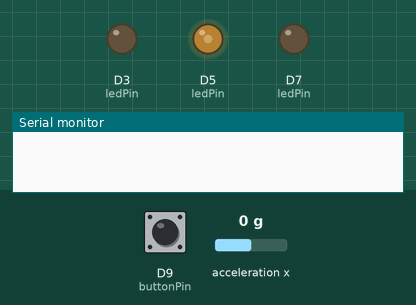
Simulated run of this sketch. Board: Arduino Nano 33 BLE. Parts: output pins drawn as LEDs (lit = HIGH), the last lines printed to the serial monitor. The inputs (shaded band) are chosen by the test bench; at power-on: D9 (buttonPin) HIGH, acceleration x 0 g. Nothing arrives over Bluetooth unless stated; a phone connects over Bluetooth LE 3 s after start.

Above: at 1.2 s.
1.3 s: D9 (buttonPin) pulled LOW for 3.2 s
At 4.45 s:
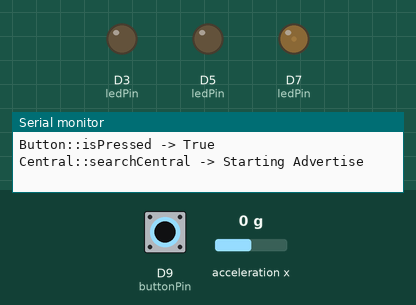
At 8.11 s:
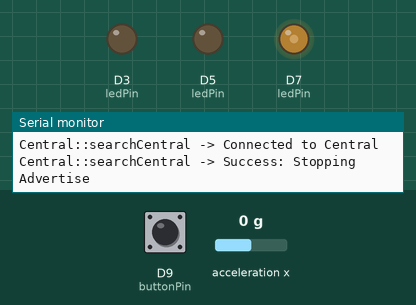
Timing chart, 0 to 8.8 s (numbered marks = the images above; inputs shaded):
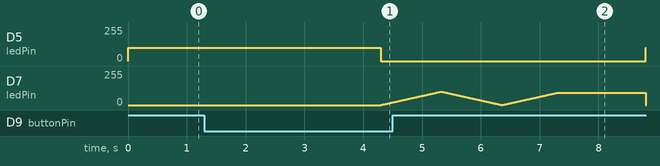

The sketch:

TimeDieServer.ino
```cpp
#include "src/Accelerometer.h"
#include "src/Button.h"
#include "src/Central.h"
#include "src/LED.h"
#include "src/Storage.h"

#include <Arduino_LSM9DS1.h>

// Common
int baud = 9600;

// Accelerometer
Accelerometer *sensor;

// Button
Button *bluetoothSyncButton;
int buttonPin = 9;
int buttonPressTime = 3000;  // Milliseconds

// Central
Central *nano33ble;
int centralSearchTimeout = 60000;  // Milliseconds
int centralConnectTime = 1500;  // Milliseconds

// LED
LED *externalLED;
int ledPin[3] = {3, 5, 7};
int redRGB[3]   = {100,   0,   0};
int greenRGB[3] = {  0, 100,   0};
int blueRGB[3]  = {  0,   0, 100};

void setup() {
  Serial.begin(baud);

  // Initalize components
  bluetoothSyncButton = new Button(buttonPin);
  bluetoothSyncButton->setPressTime(buttonPressTime);

  nano33ble = new Central();
  nano33ble->setThresholds(centralSearchTimeout, centralConnectTime);

  externalLED = new LED(ledPin[0], ledPin[1], ledPin[2]);
  externalLED->setPower(greenRGB);
  externalLED->setBluetooth(blueRGB);
  externalLED->setError(redRGB);
}

void loop() {
  externalLED->displayPower();
  if (bluetoothSyncButton->isPressed()) {
    nano33ble->searchCentral(externalLED);
  } else if (nano33ble->isConnected()) {
    nano33ble->sendData(sensor);
  }
}
```

Accelerometer.cpp
```cpp
#include "Accelerometer.h"

Accelerometer::Accelerometer() {
  if (!IMU.begin()) {
    Serial.println("Failed to initialize IMU!");
    while (true) { }
  }
}

Accelerometer::~Accelerometer() {
  IMU.end();
}

// Return if data was successfully updated
void Accelerometer::updateData() {
  // Read accelerometer data if available
  if (IMU.accelerationAvailable()) {
    IMU.readAcceleration(x, y, z);
  } else {
    Serial.println("IMU accelerometer not available!");
    while (true) { }
  }
}

float Accelerometer::getXData() {
  return x;
}

float Accelerometer::getYData() {
  return y;
}

float Accelerometer::getZData() {
  return z;
}
```

Accelerometer.h
```cpp
#ifndef SRC_ACCELEROMETER_H_
#define SRC_ACCELEROMETER_H_

#include <Arduino.h>
#include <Arduino_LSM9DS1.h>

class Accelerometer {
 private:
    float x;
    float y;
    float z;

 public:
    Accelerometer();
    ~Accelerometer();
    void updateData();
    float getXData();
    float getYData();
    float getZData();
};

#endif  // SRC_ACCELEROMETER_H_
```

Button.cpp
```cpp
#include "Button.h"

Button::Button(int buttonPin) {
  pinNumber = buttonPin;

  pinMode(pinNumber, INPUT_PULLUP);
}

int Button::getState() {
  return digitalRead(pinNumber);
}

void Button::setPressTime(int duration) {
  durationThreshold = duration;
}

bool Button::isPressed() {
  if (getState() == LOW) {
    startTime = millis();
    while (true) {
      pressedTime = millis() - startTime;
      if (pressedTime >= durationThreshold) {
        Serial.println("Button::isPressed -> True");
        return true;
      } else if (getState() == HIGH) {
        Serial.println("Button::isPressed -> False (Below Threshold)");
        return false;
      }
    }
  } else {
    // Serial.println("Button::isPressed -> False");
    return false;
  }
}
```

Button.h
```cpp
#ifndef SRC_BUTTON_H_
#define SRC_BUTTON_H_

#include "Arduino.h"
#include "ArduinoBLE.h"

class Button {
 private:
    int pinNumber;

    int startTime;
    int pressedTime;

    int durationThreshold;

    int getState();

 public:
    explicit Button(int buttonPin);
    void setPressTime(int duration);
    bool isPressed();
};

#endif  // SRC_BUTTON_H_
```

Central.cpp
```cpp
#include "Central.h"

Central::Central() {
  centralService = new BLEService("1101");
  centralValueChar = new BLEFloatCharacteristic("2101", BLERead | BLENotify);

  if (!BLE.begin()) {
    Serial.println("Central::Central -> BLE Failed");
    while (true) { }
  }

  // What is happening here ... need to look into
  BLE.setDeviceName("Time Die");
  BLE.setLocalName("TimeDieServer");
  BLE.setAdvertisedService(*centralService);
  centralService->addCharacteristic(*centralValueChar);
  BLE.addService(*centralService);
}

void Central::setThresholds(int searchTime, int connectTime) {
  durationThresholdSearch = searchTime;
  durationThresholdConnect = connectTime;
}

void Central::searchCentral(LED *led) {
  Serial.println("Central::searchCentral -> Starting Advertise");
  BLE.advertise();

  startTime = millis();
  while (true) {
    takenTime = millis() - startTime;
    if (takenTime >= durationThresholdSearch) {
      Serial.println("Central::searchCentral -> Failed: Stopping Advertise");
      BLE.stopAdvertise();
      return;
    } else {
      led->displayBluetooth();

      central = BLE.central();
      if (central) {
        Serial.println("Central::searchCentral -> Connected to Central");
        break;
      }

      delay(10);
    }
  }

  Serial.println("Central::searchCentral -> Success: Stopping Advertise");
  BLE.stopAdvertise();

  startTime = millis();
  while (central.connected()) {
    takenTime = millis() - startTime;
    if (takenTime >= durationThresholdConnect) {
      break;
    } else {
      led->displayBluetooth();
      delay(1);
    }
  }
}

bool Central::isConnected() {
  return central.connected();
}

String Central::getAddress() {
  return central.address();
}

void Central::sendData(Storage *storage) {
}

void Central::sendData(Accelerometer *accelerometer) {
  accelerometer->updateData();
  Serial.print("Data: ");
  Serial.println(accelerometer->getXData());
  centralValueChar->writeValue(accelerometer->getXData());
}
```

Central.h
```cpp
#ifndef SRC_CENTRAL_H_
#define SRC_CENTRAL_H_

#include "Arduino.h"

#include "Accelerometer.h"
#include "LED.h"
#include "Storage.h"

class Central {
 private:
    BLEService *centralService;
    BLEFloatCharacteristic *centralValueChar;
    BLEDevice central;

    int startTime;
    int takenTime;

    int durationThresholdSearch;
    int durationThresholdConnect;

 public:
    Central();
    void setThresholds(int searchTime, int connectTime);
    void searchCentral(LED *led);
    bool isConnected();
    String getAddress();
    void sendData(Storage *storage);
    void sendData(Accelerometer *accelerometer);
};

#endif  // SRC_CENTRAL_H_
```

LED.cpp
```cpp
#include "LED.h"

LED::LED(int redPin, int greenPin, int bluePin) {
  redNumber = redPin;
  greenNumber = greenPin;
  blueNumber = bluePin;

  pinMode(redNumber, OUTPUT);
  digitalWrite(redNumber, LOW);

  pinMode(greenNumber, OUTPUT);
  digitalWrite(greenNumber, LOW);

  pinMode(blueNumber, OUTPUT);
  digitalWrite(blueNumber, LOW);
}

void LED::setPower(int* RGB) {
  powerRGB = RGB;
}

void LED::displayPower() {
  solid(powerRGB[0], powerRGB[1], powerRGB[2]);
}

void LED::setBluetooth(int* RGB) {
  bluetoothRGB = RGB;
}

void LED::displayBluetooth() {
  pulse(bluetoothRGB[0], bluetoothRGB[1], bluetoothRGB[2]);
}

void LED::setError(int* RGB) {
  errorRGB = RGB;
}

void LED::displayError() {
  pulse(errorRGB[0], errorRGB[1], errorRGB[2]);
}

void LED::solid(int red, int green, int blue) {
  analogWrite(redNumber, red);
  analogWrite(greenNumber, green);
  analogWrite(blueNumber, blue);
}

void LED::pulse(int red, int green, int blue) {
  // Currently can only pulse one of the three main colors on the RGB spectrum
  if ( (red != 0 && blue != 0) || (red != 0 && green != 0) || (blue != 0
      && green != 0) ) {
    Serial.println(
      "Can only pulse LED for only one of the three main RGB colors");
    while (true) { }
  }

  analogWrite(redNumber, redValue);
  analogWrite(greenNumber, greenValue);
  analogWrite(blueNumber, blueValue);

  if (red != 0) {
    pulseLogic(&redValue, &direction, red);
    analogWrite(redNumber, redValue);
  } else if (green != 0) {
    pulseLogic(&greenValue, &direction, green);
    analogWrite(greenNumber, greenValue);
  } else if (blue != 0) {
    pulseLogic(&blueValue, &direction, blue);
    analogWrite(blueNumber, blueValue);
  }
}

void LED::pulseLogic(int *value, bool *direction, int limit) {
  if (*value < 1) {
    *direction = true;
  } else if (*value > limit) {
    *direction = false;
  }

  if (*direction) {
    *value += 1;
  } else {
    *value -= 1;
  }
}
```

LED.h
```cpp
#ifndef SRC_LED_H_
#define SRC_LED_H_

#include "Arduino.h"

#include "Button.h"

class LED {
 private:
    int redNumber;
    int greenNumber;
    int blueNumber;

    int* powerRGB;
    int* bluetoothRGB;
    int* errorRGB;

    void solid(int red, int green, int blue);
    void pulse(int red, int green, int blue);
    void pulseLogic(int *value, bool *direction, int limit);

    int redValue = 0;
    int greenValue = 0;
    int blueValue = 0;

    bool direction = true;  // True: Ascending | False: Descending

 public:
    LED(int pin, int greenPin, int bluePin);

    void setPower(int* RGB);
    void displayPower();

    void setBluetooth(int* RGB);
    void displayBluetooth();

    void setError(int* RGB);
    void displayError();
};

#endif  // SRC_LED_H_
```

Storage.cpp
```cpp
#include "Storage.h"

Storage::Storage(int storagePin) {
  pinNumber = storagePin;
}

bool Storage::isDataStored(String ID) {
}

bool Storage::wasConnectionDropped() {
}

void Storage::storeData(Accelerometer *accelerometer) {
}
```

Storage.h
```cpp
#ifndef SRC_STORAGE_H_
#define SRC_STORAGE_H_

#include "Arduino.h"

#include "Accelerometer.h"

class Storage {
 private:
    int pinNumber;

 public:
    explicit Storage(int storagePin);
    bool isDataStored(String ID);
    bool wasConnectionDropped();
    void storeData(Accelerometer *accelerometer);
};

#endif  // SRC_STORAGE_H_
```

TimeDie.cpp
```cpp
#include "TimeDie.h"

TimeDie::TimeDie() {
}

TimeDie::~TimeDie() {
}

void TimeDie::operate() {
  while (true) {
    // If Bluetooth search is requested
    if (button->isPressed()) {
      // Search for a central to connect too
      Serial.println("");

    // If connected to a central
    } else if (central->isConnected()) {
      // If there is data is stored for the connected central
      if (storage->isDataStored(central->getAddress())) {
        // Flush data from storage
        central->sendData(storage);
      }
      // Send position data to central
      central->sendData(accelerometer);

    // Was a connection established then dropped
    } else if (storage->wasConnectionDropped()) {
      // Store data to storage
      storage->storeData(accelerometer);
    }
  }
}
```

TimeDie.h
```cpp
#ifndef SRC_TIMEDIE_H_
#define SRC_TIMEDIE_H_

#include "Arduino.h"

#include "Central.h"
#include "Accelerometer.h"
#include "Button.h"
#include "Storage.h"

class TimeDie {
 private:
    Central *central;

    Accelerometer *accelerometer;
    Button *button;
    Storage *storage;

    bool connection = false;

    void searchCentral();
    void sendData();

 public:
    TimeDie();
    ~TimeDie();
    void operate();
};

#endif  // SRC_TIMEDIE_H_
```
